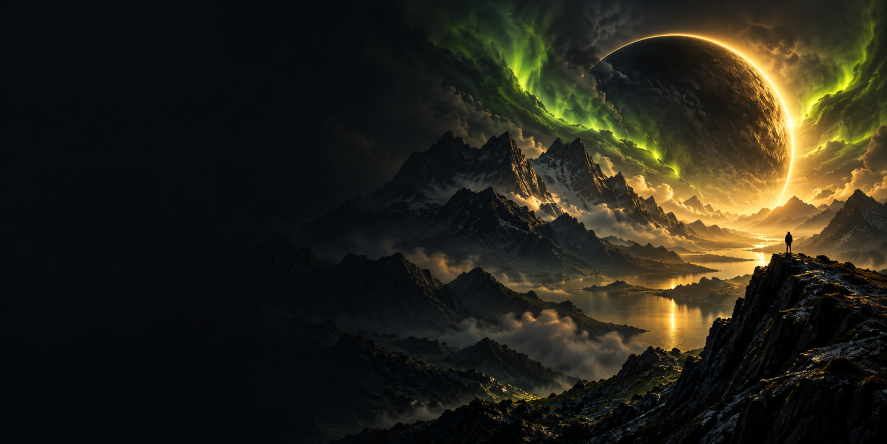
#> input picture src/modules/CB-M01/assets/r26/masters/promo.png, 1774 x 887 px (shown at 1/2 size)
$ python prepare-r26-static-assets.py
#> lines starting #> are read from the running program, lines starting #| are printed output that depends on the picture
"""Create reproducible, optimized PNG and WebP previews from R26 ImageGen masters."""

from __future__ import annotations

import hashlib
import json
import sys
from pathlib import Path

import PIL
from PIL import Image, ImageOps


ROOT = Path(__file__).resolve().parents[3]
ASSET_ROOT = ROOT / "src/modules/CB-M01/assets/r26"
OUTPUT_PATH = ROOT / ".engineering/evidence/CB-M01-WO-001/r26-static-asset-derivatives.json"
ASSETS = {
    "promo": ("masters/promo.png", (1200, 1200)),
    "bitcoin": ("masters/bitcoin.png", (768, 512)),
    "ethereum": ("masters/ethereum.png", (768, 512)),
    "policy": ("masters/policy.png", (768, 512)),
    "ecosystem": ("masters/ecosystem.png", (768, 512)),
}


def sha256(path: Path) -> str:
    digest = hashlib.sha256()
    with path.open("rb") as file:
        for chunk in iter(lambda: file.read(1024 * 1024), b""):
            digest.update(chunk)
    return digest.hexdigest()


def image_record(path: Path) -> dict[str, object]:
    with Image.open(path) as image:
        image.load()
        return {
            "path": path.relative_to(ROOT).as_posix(),
            "width": image.width,
            "height": image.height,
            "bytes": path.stat().st_size,
            "sha256": sha256(path),
            "format": image.format,
        }


def main() -> None:
    records: dict[str, dict[str, object]] = {}
    for name, (master_relative, bounds) in ASSETS.items():
        master_path = ASSET_ROOT / master_relative
        with Image.open(master_path) as opened:
#> opened is the input picture: PIL image 1774x887 RGB; mean R, G, B 37.1, 34.9, 24.3
            opened.load()
            if opened.format != "PNG":
                raise ValueError(f"{master_path} is not a PNG ImageGen source master")
            source = ImageOps.exif_transpose(opened).convert("RGB")
            source.thumbnail(bounds, Image.Resampling.LANCZOS, reducing_gap=3.0)
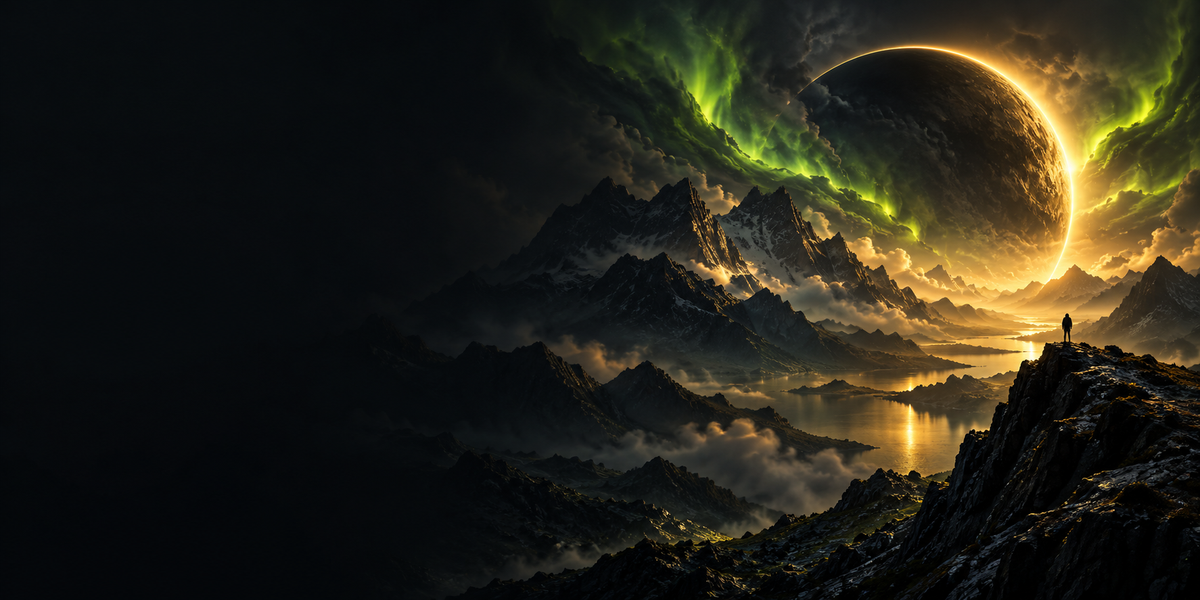
#> source: PIL image 1200x600 RGB; mean R, G, B 37.1, 34.9, 24.3
            preview_png = ASSET_ROOT / f"{name}.png"
            preview_webp = ASSET_ROOT / f"{name}.webp"
            source.save(preview_png, format="PNG", optimize=True, compress_level=9)
            source.save(preview_webp, format="WEBP", quality=88, method=6)
        records[name] = {
            "master": image_record(master_path),
            "png": image_record(preview_png),
            "webp": image_record(preview_webp),
            "derivativeRelation": "RESIZED_OR_REENCODED_FROM_EXACT_IMAGEGEN_MASTER",
        }
#> pass 2 of the loop in main, `for name, (master_relative, bounds) in ASSETS.items():`:
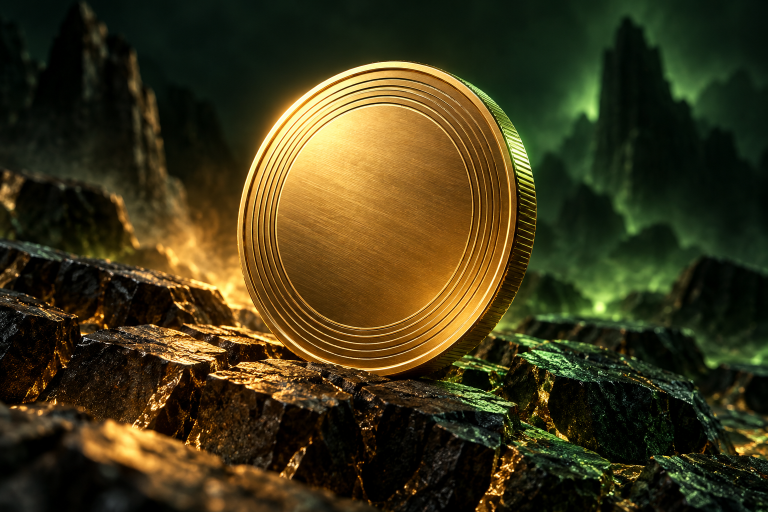
#> input picture src/modules/CB-M01/assets/r26/masters/bitcoin.png, 1536 x 1024 px (shown at 1/2 size)
#> in main, opened is the input picture: PIL image 1536x1024 RGB; mean R, G, B 61.9, 54.1, 23.8
#> in main, `source.thumbnail(bounds, Image.Resampling.LANCZOS, reducing_gap=3.0)`:
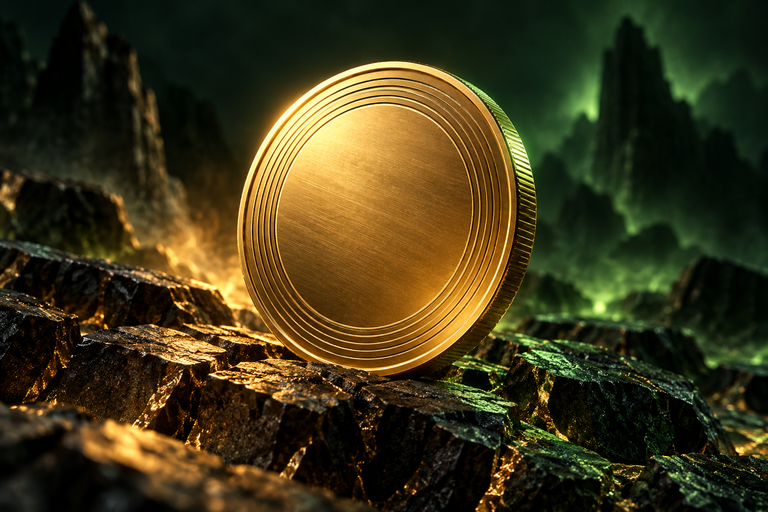
#> source: PIL image 768x512 RGB; mean R, G, B 61.9, 54.1, 23.8
#> image: PIL image 768x512 RGB
#> pass 3 of the loop in main, `for name, (master_relative, bounds) in ASSETS.items():`:
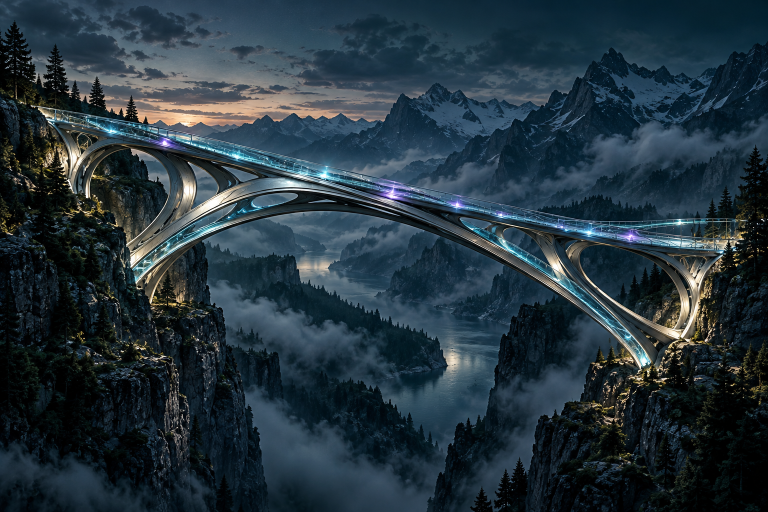
#> input picture src/modules/CB-M01/assets/r26/masters/ethereum.png, 1536 x 1024 px (shown at 1/2 size)
#> in main, opened is the input picture: PIL image 1536x1024 RGB; mean R, G, B 36.7, 52.4, 61.6
#> in main, `source.thumbnail(bounds, Image.Resampling.LANCZOS, reducing_gap=3.0)`:
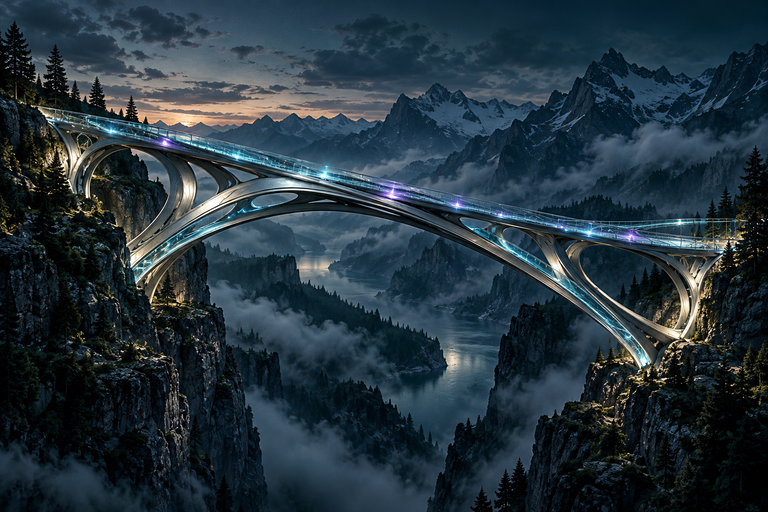
#> source: PIL image 768x512 RGB; mean R, G, B 36.8, 52.4, 61.7
#> the loop made 5 passes; the first 3 are shown
    OUTPUT_PATH.write_text(
        json.dumps(
            {
                "schemaVersion": 1,
                "derivation": {
                    "script": ".engineering/evidence/CB-M01-WO-001/prepare-r26-static-assets.py",
                    "pythonVersion": sys.version.split()[0],
                    "pillowVersion": PIL.__version__,
                    "resampler": "LANCZOS",
                    "png": "RGB PNG optimize=True compress_level=9",
                    "webp": "RGB WebP quality=88 method=6",
                    "promoBounds": [1200, 1200],
                    "editorialBounds": [768, 512],
                    "resizeMode": "CONTAIN_WITHOUT_CROP",
                },
                "assets": records,
            },
            indent=2,
            ensure_ascii=False,
        ) + "\n",
        encoding="utf-8",
        newline="\n",
    )
    print(json.dumps({name: record["webp"] for name, record in records.items()}, ensure_ascii=False))
#> (printed output is left out)


if __name__ == "__main__":
    main()
